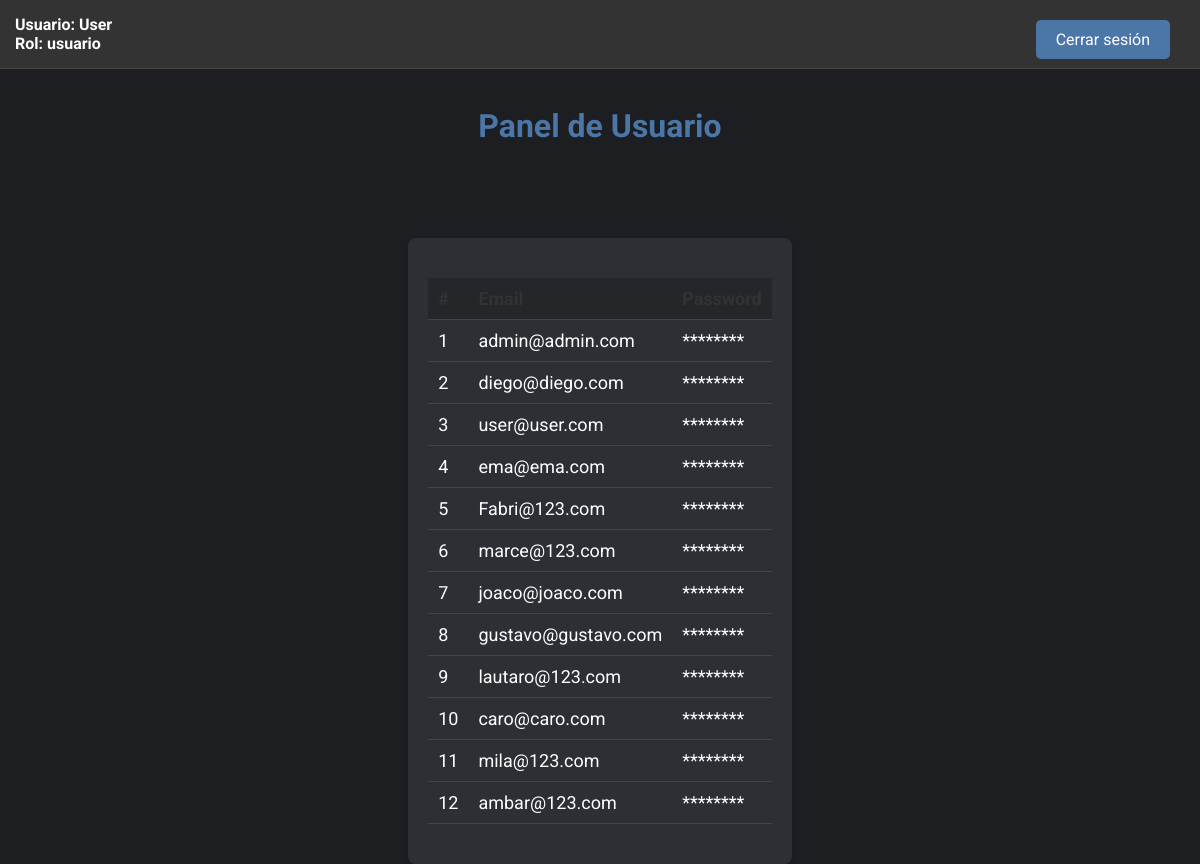
Page /dashboard.php (signed in) on the committed database.
### tables this page shows
CREATE TABLE `users` (
  `id` int(11) NOT NULL,
  `username` varchar(50) NOT NULL,
  `email` varchar(100) NOT NULL,
  `password` varchar(255) NOT NULL,
  `role` enum('usuario','administrador') DEFAULT 'usuario',
  `created_at` timestamp NOT NULL DEFAULT current_timestamp(),
  `is_active` tinyint(1) DEFAULT 1,
  `failed_attempts` int(11) DEFAULT 0,
  `last_attempt` timestamp NULL DEFAULT NULL,
  `security_question_1` varchar(255) DEFAULT NULL,
  `security_question_2` varchar(255) DEFAULT NULL,
  `security_question_3` varchar(255) DEFAULT NULL
);

### dashboard.php (the view, shortened to what this page needs)
<?php
$isAdmin = $_SESSION['role'] === 'administrador';
$isUser = $_SESSION['role'] === 'usuario';
?>
<!DOCTYPE html>
<html lang="es">
<head>
    <link rel="stylesheet" href="styles.css">
</head>
<body>
    <div class="header">
        <div class="user-info">
            Usuario: <?php echo htmlspecialchars($_SESSION['username']); ?><br>
            Rol: <?php echo htmlspecialchars($_SESSION['role']); ?>
        </div>
        <div class="buttons">
            <a href="logout.php">Cerrar sesión</a>
        </div>
    </div>
    <div class="container">
        <div class="content">
            <h1>Panel de Usuario</h1>
            <div class="table-container">
                <table>
                    <thead>
                        <tr>
                            <?php if ($isAdmin): ?>
                                <th>#</th>
                                <th>Username</th>
                                <th>Email</th>
                                <th>Password</th>
                                <th>Role</th>
                                <th>Created At</th>
                            <?php elseif ($isUser): ?>
                                <th>#</th>
                                <th>Email</th>
                                <th>Password</th>
                            <?php endif; ?>
                        </tr>
                    </thead>
                    <tbody>
                        <?php
                        include 'db.php';
                        try {
                            if ($isAdmin) {
                                $stmt = $pdo->query("SELECT id, username, email, password, role, created_at FROM users");
                            } elseif ($isUser) {
                                $stmt = $pdo->query("SELECT id, email, password FROM users");
                            }
                            while ($row = $stmt->fetch(PDO::FETCH_ASSOC)) {
                                echo '<tr>';
                                echo '<td>' . htmlspecialchars($row['id']) . '</td>';
                                echo '<td>' . htmlspecialchars($row['email']) . '</td>';
                                echo '<td>********</td>';
                                echo '</tr>';
                            }
                        } catch (PDOException $e) {
                            echo 'Error: ' . $e->getMessage();
                        }
                        ?>
                    </tbody>
                </table>
            </div>
        </div>
    </div>
</body>
</html>

### styles.css (style rules this page uses)
body { font-family: Arial, sans-serif; background-color: #f0f0f0; display: flex; justify-content: center; align-items: center; height: 100vh; margin: 0; }
a { color: #007BFF; text-decoration: none; }
table { width: 100%; border-collapse: collapse; margin: 20px 0; font-size: 18px; text-align: left; }
th, td { padding: 12px; border-bottom: 1px solid #ddd; }
th { background-color: #f8f8f8; color: #333; }
body { font-family: Arial, sans-serif; margin: 0; padding: 0; background-color: #f9f9f9; }
.header { background-color: #343a40; color: #fff; padding: 15px; display: flex; justify-content: space-between; align-items: center; }
.header a { color: #fff; text-decoration: none; }
.header .user-info { font-size: 16px; font-weight: bold; }
.table-container { margin: 20px; background-color: #fff; padding: 20px; border-radius: 8px; box-shadow: 0 2px 4px rgba(0, 0, 0, 0.1); position: relative; top: 71px; }
table { width: 100%; border-collapse: collapse; }
th, td { padding: 10px; text-align: left; border-bottom: 1px solid #ddd; }
th { background-color: #f0f0f0; }
.header { background-color: #f0f0f0; padding: 15px; display: flex; justify-content: space-between; align-items: center; }

### dashboard.php (style rules this page uses)
.header { width: 100%; background-color: #333; color: white; padding: 15px; display: flex; justify-content: space-between; align-items: center; box-sizing: border-box; border-bottom: 1px solid #444; position: fixed; z-index: 10; top: 0; left: 0; }
body { font-family: 'Roboto', sans-serif; background-color: #1c1e22; color: white; margin: 0; padding: 20px; }
h1 { text-align: center; color: #4a76a8; margin-top: 80px; }
.buttons { position: absolute; top: 20px; right: 20px; }
.buttons a { display: inline-block; margin: 0 10px; padding: 10px 20px; background-color: #4a76a8; color: white; text-decoration: none; border-radius: 5px; }
.container { max-width: 100%; margin: 0 auto; }
.content { margin-top: 80px; }
.table-container { margin-top: 20px; background-color: #2c2f33; border-radius: 8px; padding: 20px; }
table { width: 100%; border-collapse: collapse; color: white; }
th, td { padding: 10px; text-align: left; border-bottom: 1px solid #444; }
th { background-color: #23272a; }

### rows in the picture
users: id "1", email "admin@admin.com"
users: id "2", email "diego@diego.com"
users: id "3", email "user@user.com"
users: id "4", email "ema@ema.com"
users: id "5", email "Fabri@123.com"
users: id "6", email "marce@123.com"
users: id "7", email "joaco@joaco.com"
users: id "8", email "gustavo@gustavo.com"
users: id "9", email "lautaro@123.com"
users: id "10", email "caro@caro.com"
users: id "11", email "mila@123.com"
users: id "12", email "ambar@123.com"

### other values in the picture
$_SESSION['username'] "User"
$_SESSION['role'] "usuario"
